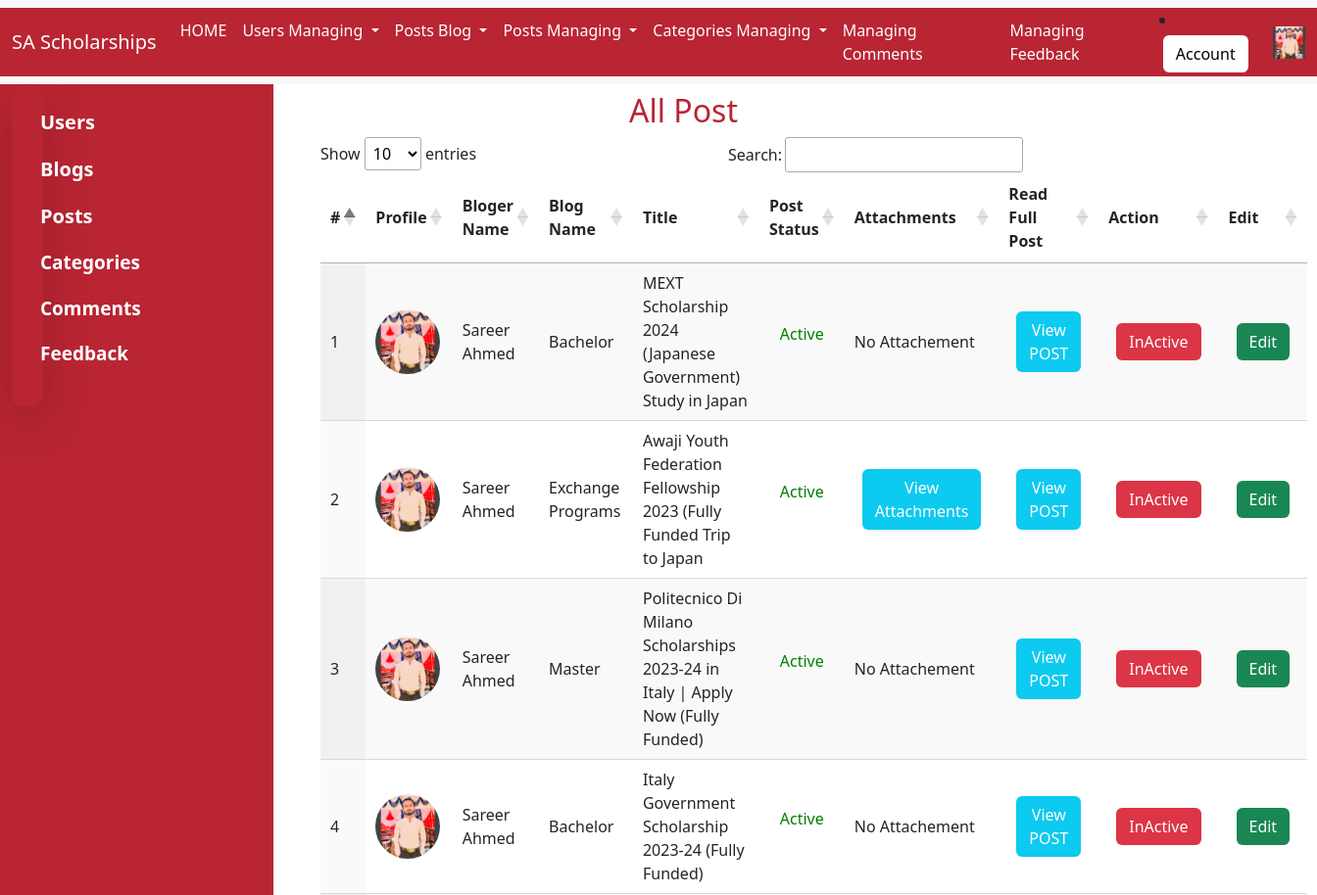
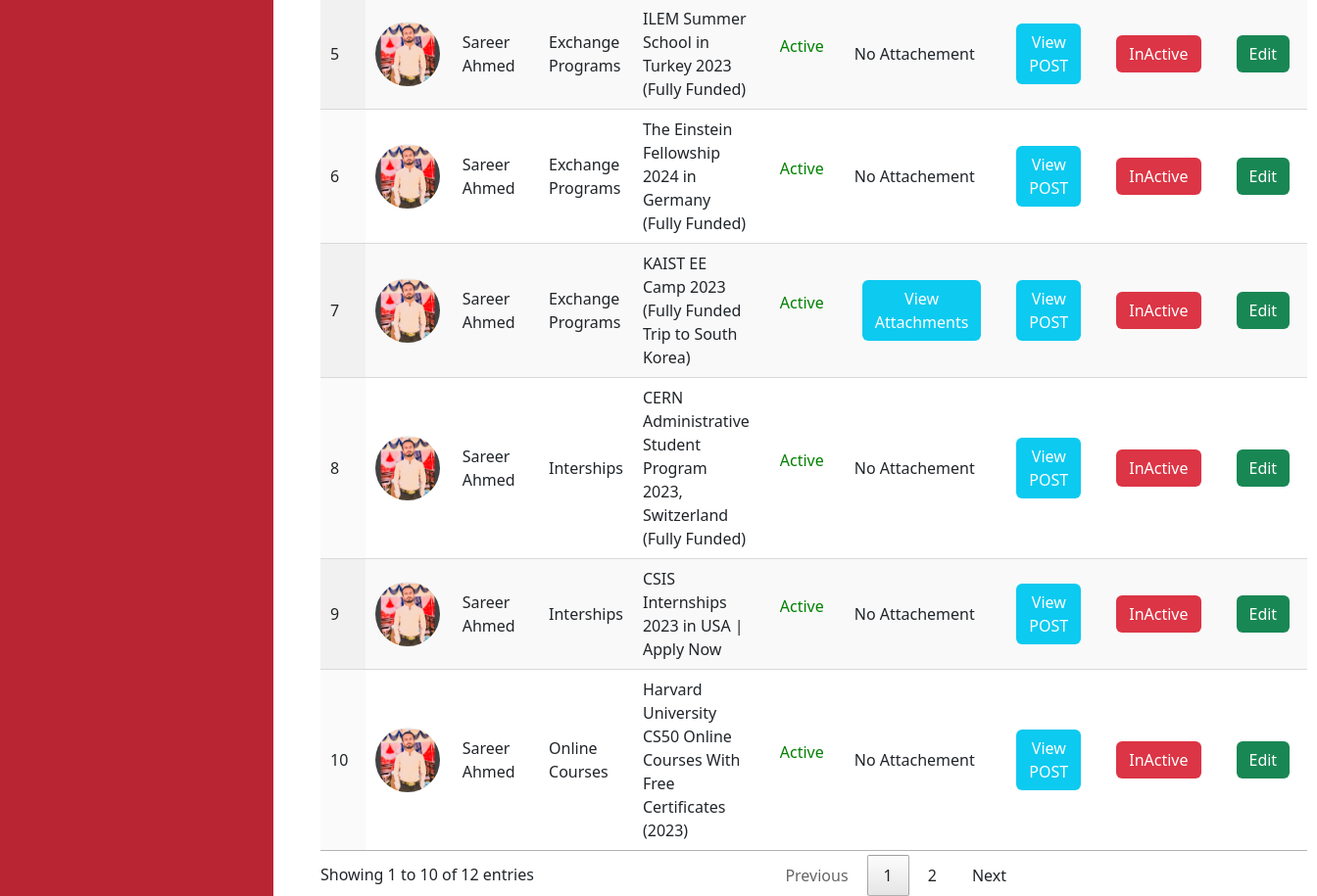
Page /admin/view-all-posts.php (signed in) on the committed database (2 pictures, top to bottom).
### tables this page shows
CREATE TABLE `user` (
  `user_id` int(11) NOT NULL AUTO_INCREMENT,
  `role_id` int(11) DEFAULT NULL,
  `first_name` varchar(50) NOT NULL,
  `last_name` varchar(50) NOT NULL,
  `email` varchar(50) DEFAULT NULL,
  `password` text NOT NULL,
  `gender` enum('Male','Female') DEFAULT NULL,
  `date_of_birth` date DEFAULT NULL,
  `user_image` text DEFAULT NULL,
  `address` text DEFAULT NULL,
  `is_approved` enum('Pending','Approved','Rejected') DEFAULT 'Pending',
  `is_active` enum('Active','InActive') DEFAULT NULL,
  `created_at` varchar(200) DEFAULT NULL,
  `updated_at` varchar(200) DEFAULT 'current_timestamp()',
  PRIMARY KEY (`user_id`),
  KEY `role_id` (`role_id`),
  CONSTRAINT `user_ibfk_1` FOREIGN KEY (`role_id`) REFERENCES `role` (`role_id`) ON DELETE CASCADE ON UPDATE CASCADE
);

CREATE TABLE `blog` (
  `blog_id` int(11) NOT NULL AUTO_INCREMENT,
  `user_id` int(11) DEFAULT NULL,
  `blog_title` varchar(200) DEFAULT NULL,
  `post_per_page` int(11) DEFAULT NULL,
  `blog_background_image` text DEFAULT NULL,
  `blog_status` enum('Active','InActive') DEFAULT NULL,
  `created_at` timestamp NOT NULL DEFAULT current_timestamp() ON UPDATE current_timestamp(),
  `updated_at` timestamp NULL DEFAULT NULL,
  PRIMARY KEY (`blog_id`),
  KEY `user_id` (`user_id`),
  CONSTRAINT `blog_ibfk_1` FOREIGN KEY (`user_id`) REFERENCES `user` (`user_id`) ON DELETE CASCADE ON UPDATE CASCADE
);

CREATE TABLE `post` (
  `post_id` int(11) NOT NULL AUTO_INCREMENT,
  `blog_id` int(11) DEFAULT NULL,
  `post_title` varchar(200) NOT NULL,
  `post_summary` text NOT NULL,
  `post_description` longtext NOT NULL,
  `featured_image` text DEFAULT NULL,
  `post_status` enum('Active','InActive') DEFAULT NULL,
  `is_comment_allowed` tinyint(1) NOT NULL DEFAULT 1,
  `created_at` timestamp NOT NULL DEFAULT current_timestamp() ON UPDATE current_timestamp(),
  `updated_at` timestamp NULL DEFAULT NULL,
  PRIMARY KEY (`post_id`),
  KEY `blog_id` (`blog_id`),
  CONSTRAINT `post_ibfk_1` FOREIGN KEY (`blog_id`) REFERENCES `blog` (`blog_id`) ON DELETE CASCADE ON UPDATE CASCADE
);

### admin/session.php (called while the page is built, shortened)
<?php
	require_once '../connection/connection.php';
				if (isset($_SESSION['session_user_id'])) {
					$query_login_user = "SELECT * FROM USER WHERE user_id='".$_SESSION['session_user_id']."'";
					$res_of_cheack_user = mysqli_query($connection, $query_login_user);
					if($res_of_cheack_user->num_rows>0){
					$login_user_data = mysqli_fetch_assoc($res_of_cheack_user);
					}
				}
 ?>

### admin/Table Data/all-posts.php (the view, shortened to what this page needs)
<!DOCTYPE html>
<html>
<head>
</head>
<body>
    <table id="all-post" class="display" style="width:100%">
        <thead>
            <tr>
                <th>#</th>
                <th>Profile</th>
                <th>Bloger Name</th>
                <th>Blog Name</th>
                <th>Title</th>
                <th>Post Status</th>
                <th>Attachments</th>
                <th>Read Full Post</th>
                <th>Action</th>
                <th>Edit</th>
            </tr>
        </thead>
        <tbody>
            <?php
                $query_all_post_current_user = "SELECT * FROM blog INNER JOIN post ON blog.blog_id = post.blog_id INNER JOIN `user` ON `blog`.`user_id` = `user`.`user_id` ORDER BY post_id DESC;";
                    $result_all_post_current_user = mysqli_query($connection, $query_all_post_current_user);
                    if($result_all_post_current_user->num_rows>0){
                    $count=0;
                    while ($blog_data = mysqli_fetch_assoc($result_all_post_current_user)) {
                          extract($blog_data);
                     ?>
                <tr>
                    <td><?php echo ++$count; ?></td>
                    <td> <img style="width: 66px; border-radius: 50%" src="../<?php echo $blog_data['user_image']?>" > </td>
                    <td><?php echo $blog_data['first_name']." $last_name" ?></td>
                    <td><?php echo $blog_data['blog_title'] ?></td>
                    <td><?php echo $post_title;  ?></td>
                  <?php  if ($post_status=="InActive") { ?>
                    <td><p class="text-center" style="color: red;">InActive</p> </td>
                    <?php
                    }else{ ?>
                        <td><p class="text-center" style="color: green;">Active</p> </td>
                    <?php }
                    $cheack_attchment= "SELECT * FROM `post_atachment` WHERE post_id=$post_id";
                    $result_cheack_attchment= mysqli_query($connection, $cheack_attchment);
                    if ($result_cheack_attchment->num_rows>0){
                         ?>
                        <td><a  href="view-all-posts-attachments.php?action=view_post&post_id=<?php echo $post_id; ?>" class="btn m-2 btn m-2 bg-info" >View Attachments</a> </td><?php
                    }else{ ?>
                         <td>No Attachement</td>
                         <?php
                    }   ?>
                     <td><a  href="post.php?action=view_post&post_id=<?php echo $post_id; ?>" class="btn m-2 btn m-2 bg-info" >View POST</a> </td>
                     <?php
                     if ($user_id==$login_user_data['user_id']) {
                    if ($post_status=="InActive") { ?>
                    <td><a  href="post-process.php?location=view-all-posts.php&action=active_post&post_id=<?php echo $post_id; ?>" class="btn m-2  bg-success" >Active</a> </td>
                    <?php
                    }else{ ?>
                    <td><a  href="post-process.php?location=view-all-posts.php&action=in_active_post&post_id=<?php echo $post_id; ?>" class="btn m-2 bg-danger" >InActive</a> </td>
                    <?php }
                }else{ ?>
                    <td><a  href="post.php?action=view_post&post_id=<?php echo $post_id; ?>" class="btn m-2 btn m-2 bg-info" >View Only</a> </td>
                    <?php }
                    if ($user_id==$login_user_data['user_id']){ ?>
                        <td><a  href="edit-post.php?action=edit&post_id=<?php echo $post_id; ?>" class="btn m-2  bg-success" >Edit</a> </td>
                    <?php }else{ ?>
                        <td><a  href="post.php?action=view_post&post_id=<?php echo $post_id; ?>"class="btn m-2  bg-info" >View Only</a> </td>
                       <?php } ?>
                </tr>
                <?php }
                    }
            ?>
        </tbody>
    </table>
</body>
</html>

### admin/navbar.php (shortened to what this page needs)
  			<nav class="navbar navbar-expand-lg bg-body-tertiary " >
  <div class="container-fluid" id="navbar">
    <a class="navbar-brand" href="../index.php">SA Scholarships</a>
    <div class="collapse navbar-collapse" id="navbarSupportedContent">
      <ul class="navbar-nav me-auto mb-2 mb-lg-0">
        <li class="nav-item">
          <a class="nav-link active" aria-current="page"id="navbar_tabs" href="index.php">HOME</a>
        </li>
        <li class="nav-item dropdown">
          <a class="nav-link dropdown-toggle" href="#" role="button" data-bs-toggle="dropdown" aria-expanded="false">
            Users Managing
          </a>
        </li>
        <li class="nav-item dropdown">
          <a class="nav-link dropdown-toggle" href="#" role="button" data-bs-toggle="dropdown" aria-expanded="false">
            Posts Blog
          </a>
        </li>
        <li class="nav-item dropdown">
          <a class="nav-link dropdown-toggle" href="#" role="button" data-bs-toggle="dropdown" aria-expanded="false">
            Posts Managing
          </a>
        </li>
         <li class="nav-item dropdown">
          <a class="nav-link dropdown-toggle" href="#" role="button" data-bs-toggle="dropdown" aria-expanded="false">
            Categories Managing
          </a>
        </li>
        <li class="nav-item">
          <a class="nav-link" href="view-all-comments.php">Managing Comments</a>
        </li>
         <li class="nav-item">
          <a class="nav-link" href="view-all-feedback.php">Managing Feedback</a>
        </li>
      </ul>
			<li class="nav-item dropdown">
	          <a class="btn m-1" role="button" data-bs-toggle="dropdown" aria-expanded="false" style="background-color: white; color: black; ">Account</a>
	        </li>
	        <img class="" src=" <?php echo "../".$login_user_data['user_image']; ?>" style="width: 33px; height: 33px;">
    </div>
  </div>
</nav>

### admin/view-all-posts.php (style rules this page uses)
.navbar-brand, .nav-link { color: white; }
#navbar { background-color: #B92533; }
#navbar_tabs { color: white; }

### admin/Table Data/all-posts.php (style rules this page uses)
a[href*="action"] { color: white; }

### rows in the picture
user: user_image (picture)
blog: user.user_image (picture), user.first_name "Sareer", user.last_name "Ahmed", blog_title "Bachelor", post.post_title "MEXT Scholarship 2024 (Japanese Government) Study in Japan", shows "No Attachement", post.post_title "Italy Government Scholarship 2023-24 (Fully Funded)"
blog: user.user_image (picture), user.first_name "Sareer", user.last_name "Ahmed", blog_title "Exchange Programs", post.post_title "Awaji Youth Federation Fellowship 2023 (Fully Funded Trip to Japan", post.post_title "ILEM Summer School in Turkey 2023 (Fully Funded)", shows "No Attachement", post.post_title "The Einstein Fellowship 2024 in Germany (Fully Funded)", post.post_title "KAIST EE Camp 2023 (Fully Funded Trip to South Korea)"
blog: user.user_image (picture), user.first_name "Sareer", user.last_name "Ahmed", blog_title "Master", post.post_title "Politecnico Di Milano Scholarships 2023-24 in Italy | Apply Now (Fully Funded)", shows "No Attachement"
blog: user.user_image (picture), user.first_name "Sareer", user.last_name "Ahmed", blog_title "Interships", post.post_title "CERN Administrative Student Program 2023, Switzerland (Fully Funded)", shows "No Attachement", post.post_title "CSIS Internships 2023 in USA | Apply Now"
blog: user.user_image (picture), user.first_name "Sareer", user.last_name "Ahmed", blog_title "Online Courses", post.post_title "Harvard University CS50 Online Courses With Free Certificates (2023)", shows "No Attachement"
